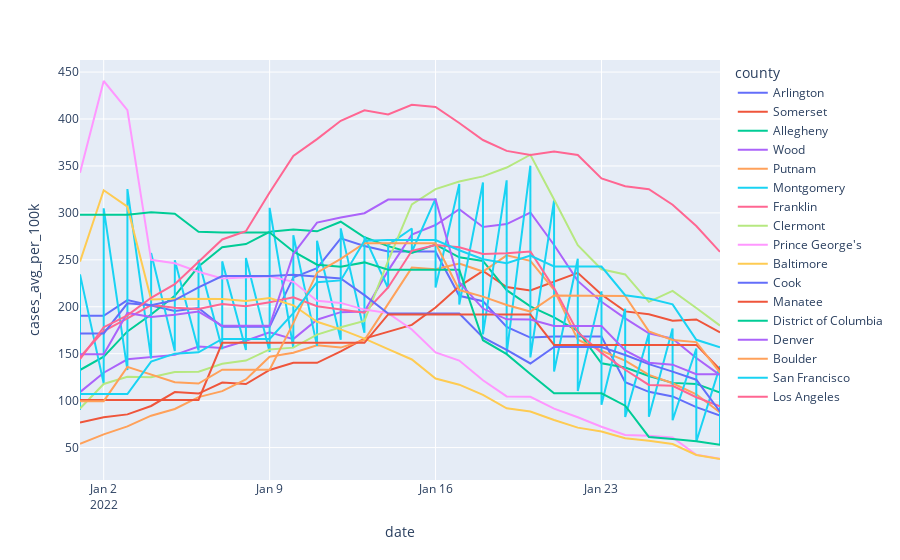

Source (notebook cell):
### Code cell
px.line(
    df_2022_counties, x=df_2022_counties.index, y="cases_avg_per_100k", color="county"
)
